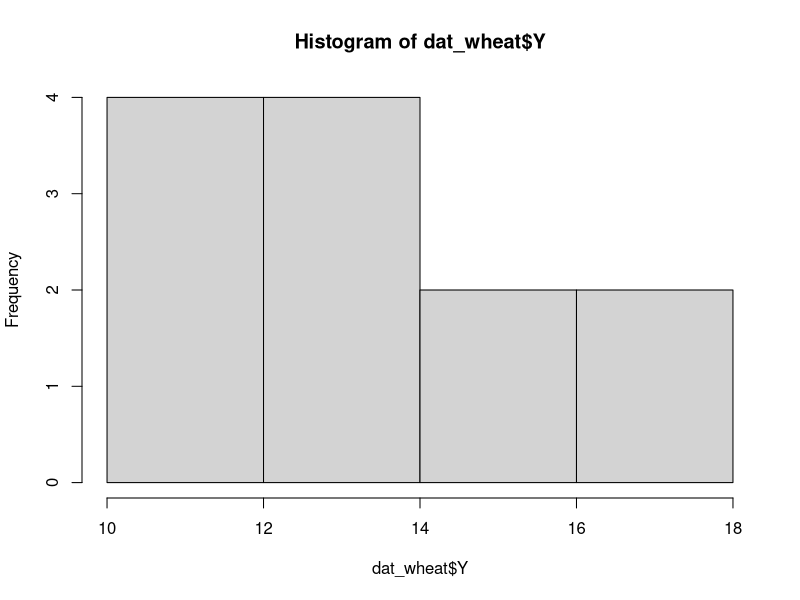
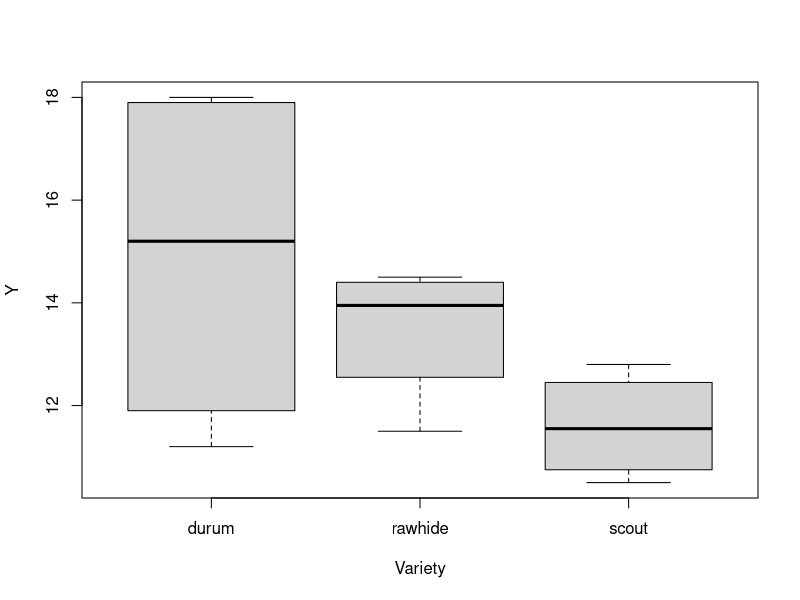

The R source for these figures, in order:
# Creating a dataset in R

dat_wheat <- data.frame(
  Variety = factor(c(rep("rawhide", 4), rep("durum", 4), rep("scout", 4))),
  Y = c(14.3, 14.5, 11.5, 13.6,
        18.0, 17.8, 12.6, 11.2,
        11.0, 12.1, 10.5, 12.8)
)

# View the data frame
print(dat_wheat)

# Descriptive Data Analysis
## Distribution of the response variable
hist(dat_wheat$Y)

## Boxplot
boxplot(Y~Variety, data = dat_wheat,
        xlab = "Variety",
        ylab = "Y")

# Summary statistics
summary(dat_wheat$Y)
aggregate(Y ~ Variety, data = dat_wheat, summary)

## Fit a model
model.wheat <- lm(Y ~ Variety, data = dat_wheat)

# Type III ANOVA 
anova(model.wheat)
